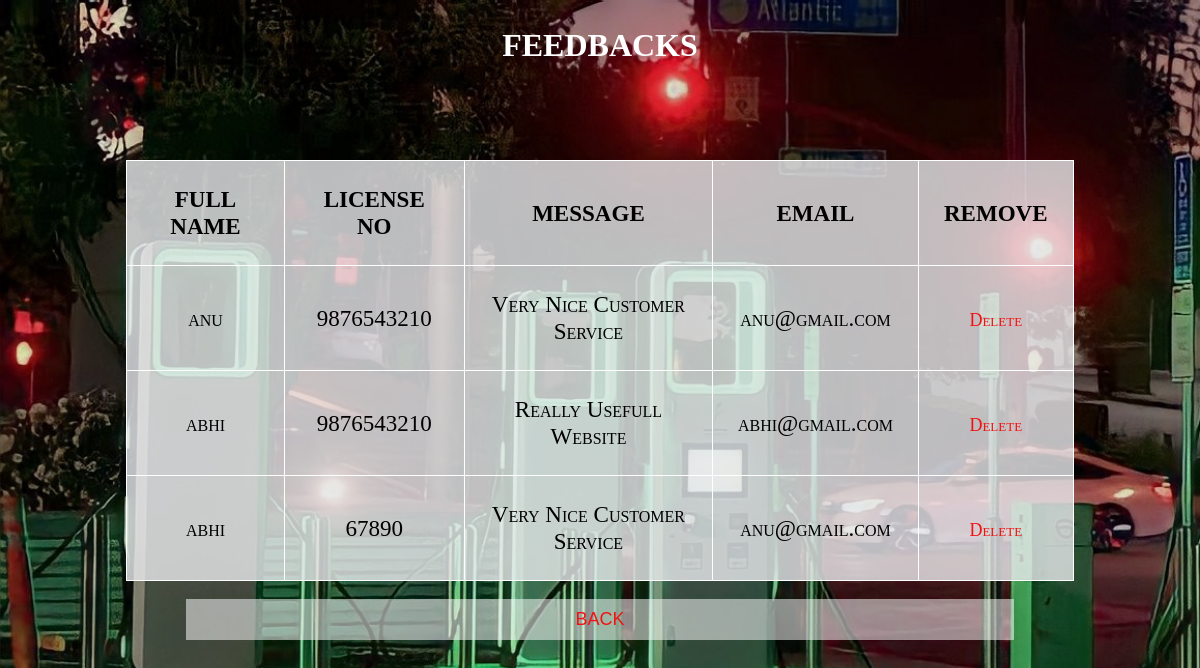
Page /feedback_list/ on the committed database.
### my_app/models.py (models this page shows)
class feed(models.Model):
    fullname=models.CharField(max_length=20)
    phone=models.IntegerField()
    message=models.CharField(max_length=20)
    email=models.EmailField()

### my_app/views.py (the view)
# urls.py: path('feedback_list/',views.feedback_list,name='feedback_list'),
def feedback_list(request):
    data=feed.objects.all()
    return render(request,'feedback_list.html',{'data':data})

### my_app/templates/feedback_list.html (shortened to what this page needs)
{% load static %}
<!DOCTYPE html>
<html>
<head>
</head>
    <div class="container">
        <center>
        <h2 >
          FEEDBACKS
        </h2><br><br><br></center>
        <p class="text-center">
          <body>
            <table border="1"
               align="center"><b><i>
              <tr>
                  <th>FULL NAME</th>
                  <th>LICENSE NO</th>
                  <th>MESSAGE</th>
                  <th>EMAIL</th>
                  <th>REMOVE</th>
              </tr>
              {% for i in data %}
              <tr>
                  <td>{{i.fullname}}</td>
                  <td>{{i.phone}}</td>
                  <Td>{{i.message}}</Td>
                  <td>{{i.email}}</td>
                  <td><a href="/delete_record3/{{i.id}}">Delete</a></td>
              </tr></i></b>
              {% endfor %}
          </table>
          <br>
          <center><button><a href="/admin_home">BACK</a></button></center>
</body>
</html>

### rows in the picture
feed: fullname "anu", phone "9876543210", message "Very Nice Customer Service", email "anu@gmail.com"
feed: fullname "abhi", phone "9876543210", message "Really Usefull Website", email "abhi@gmail.com"
feed: fullname "abhi", phone "67890", message "Very Nice Customer Service", email "anu@gmail.com"
